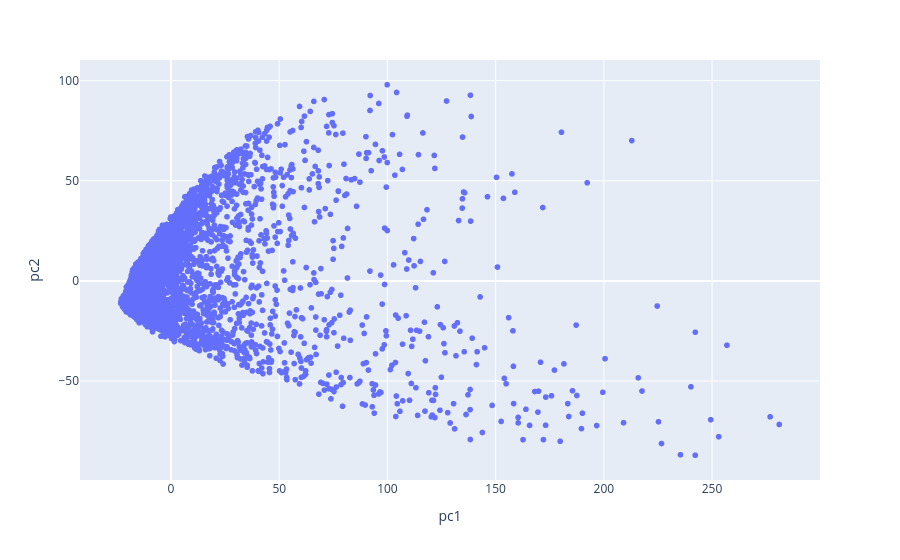

Here is the notebook cell this chart was saved with:
### Code cell
import plotly.express as px

movie_names =  [movie[1] for movie in movies]

plot_data = pd.DataFrame({"pc1": results[:,0], "pc2": results[:,1], "movie_names": movie_names})

fig = px.scatter(plot_data,
   x="pc1",
   y="pc2",
    hover_data="movie_names",
)
fig.show()

# graph the first two principal components of pca for each movie

### Figure 1 — Plotly figure (JSON) as saved in the notebook; plotly's stock layout.template omitted (floating-point values rounded to 4 significant figures; data arrays with more than 128 entries replaced by an {"elided": "..."} marker saying what was removed)
{"data": [{"customdata": {"elided": "5937x1 str values"}, "hovertemplate": "pc1=%{x}<br>pc2=%{y}<br>movie_names=%{customdata[0]}<extra></extra>", "legendgroup": "", "marker": {"color": "#636efa", "symbol": "circle"}, "mode": "markers", "name": "", "showlegend": false, "type": "scattergl", "x": {"elided": "5937 float values"}, "xaxis": "x", "y": {"elided": "5937 float values"}, "yaxis": "y"}], "layout": {"legend": {"tracegroupgap": 0}, "margin": {"t": 60}, "xaxis": {"anchor": "y", "domain": [0, 1], "title": {"text": "pc1"}}, "yaxis": {"anchor": "x", "domain": [0, 1], "title": {"text": "pc2"}}}}
